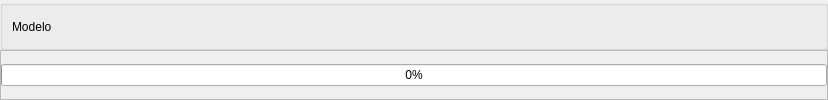
                 <widget class="QWidget" name="inputmodel">
                  <attribute name="title">
                   <string>Input Modelo</string>
                  </attribute>
                  <layout class="QVBoxLayout" name="verticalLayout_5">
                   <property name="spacing">
                    <number>0</number>
                   </property>
                   <property name="leftMargin">
                    <number>0</number>
                   </property>
                   <property name="topMargin">
                    <number>0</number>
                   </property>
                   <property name="rightMargin">
                    <number>0</number>
                   </property>
                   <property name="bottomMargin">
                    <number>0</number>
                   </property>
                   <item>
                    <widget class="QGroupBox" name="groupBox_11">
                     <property name="maximumSize">
                      <size>
                       <width>16777215</width>
                       <height>50</height>
                      </size>
                     </property>
                     <property name="styleSheet">
                      <string notr="true"/>
                     </property>
                     <property name="flat">
                      <bool>true</bool>
                     </property>
                     <property name="checkable">
                      <bool>false</bool>
                     </property>
                     <layout class="QHBoxLayout" name="horizontalLayout_6">
                      <item>
                       <widget class="QLabel" name="label_11">
                        <property name="styleSheet">
                         <string notr="true"/>
                        </property>
                        <property name="text">
                         <string>Modelo</string>
                        </property>
                        <property name="textFormat">
                         <enum>Qt::AutoText</enum>
                        </property>
                        <property name="scaledContents">
                         <bool>false</bool>
                        </property>
                        <property name="wordWrap">
                         <bool>false</bool>
                        </property>
                       </widget>
                      </item>
                      <item>
                       <spacer name="horizontalSpacer_4">
                        <property name="orientation">
                         <enum>Qt::Horizontal</enum>
                        </property>
                        <property name="sizeHint" stdset="0">
                         <size>
                          <width>764</width>
                          <height>20</height>
                         </size>
                        </property>
                       </spacer>
                      </item>
                     </layout>
                    </widget>
                   </item>
                   <item>
                    <widget class="QFrame" name="frame_12">
                     <property name="styleSheet">
                      <string notr="true"/>
                     </property>
                     <property name="frameShape">
                      <enum>QFrame::StyledPanel</enum>
                     </property>
                     <property name="frameShadow">
                      <enum>QFrame::Raised</enum>
                     </property>
                     <layout class="QVBoxLayout" name="verticalLayout_6">
                      <property name="spacing">
                       <number>15</number>
                      </property>
                      <property name="leftMargin">
                       <number>0</number>
                      </property>
                      <property name="topMargin">
                       <number>0</number>
                      </property>
                      <property name="rightMargin">
                       <number>0</number>
                      </property>
                      <property name="bottomMargin">
                       <number>0</number>
                      </property>
                      <item>
                       <layout class="QVBoxLayout" name="set_view_template">
                        <property name="spacing">
                         <number>0</number>
                        </property>
                       </layout>
                      </item>
                      <item>
                       <widget class="QProgressBar" name="progressBar">
                        <property name="layoutDirection">
                         <enum>Qt::LeftToRight</enum>
                        </property>
                        <property name="value">
                         <number>0</number>
                        </property>
                        <property name="alignment">
                         <set>Qt::AlignCenter</set>
                        </property>
                       </widget>
                      </item>
                     </layout>
                    </widget>
                   </item>
                  </layout>
                 </widget>
